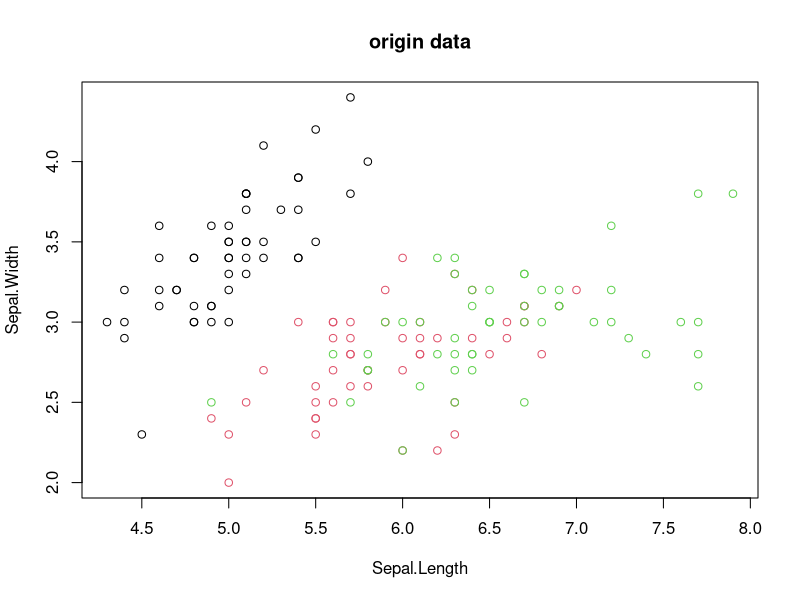
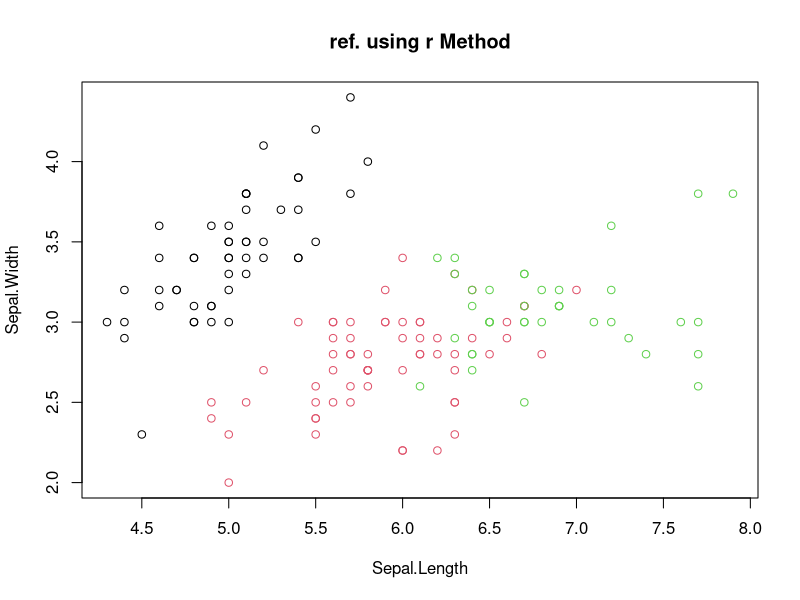

Recreate these plots in R, in order. (Note: this script raises an error after producing the figures.)
### refer using R package
df <- iris #ppMeasures
plot(iris$Sepal.Length, iris$Sepal.Width, type="p", main="origin data", xlab="Sepal.Length", ylab="Sepal.Width", col=iris$Species)

result_ref <- kmeans(df[,-5], 3)
y <- as.factor(result_ref$cluster)
df_ref <- cbind(df, y)  
plot(df_ref$Sepal.Length, iris$Sepal.Width, type="p", main="ref. using r Method", xlab="Sepal.Length", ylab="Sepal.Width", col=df_ref$y)

result <- kmeans_(df[, -5] ,3)
y <- as.factor(result$cluster)
df_ <- cbind(df, y) 
plot(df_$Sepal.Length, df_$Sepal.Width, type="p", main="implementation kmeans", xlab="Sepal.Length", ylab="Sepal.Width", col=df_$y)


kmeans_ <- function(df, k){
  set.seed(2016)
  center <- df[sample(nrow(df), k), ]# initial center
  row.names(center)<-1:nrow(center)
  tmpCenter <- center 
  
  repeat {
    tmp <- rbind(center[ ,], df)
    dist <- as.matrix( dist(tmp, method = "euclidean"), labels=TRUE)
    dist <- dist[1:k, (k+1):ncol(dist)]
    
    cluster <- rep(0,nrow(df))
    for ( i in 1:nrow(df) ){
      cluster[i] <- which.min(dist[,i]) 
    }
    
    for( i in 1:k ){
      tmpCenter[i,] <- colMeans(df[cluster==i, ])
    }
    
    if( all(center == tmpCenter) ){
      break
    } 
    center <- tmpCenter
  }
  
  return ( list( center = center, cluster = cluster ) )
}


